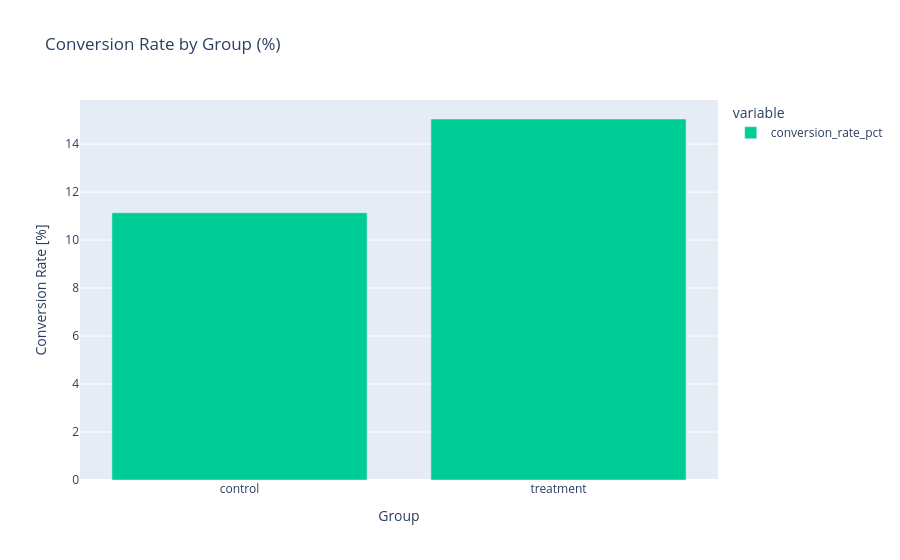

Notebook source saved alongside this figure:
### Code cell
# Conversion rates side by side
fig_rate = gb.build_conversion_rate_bar()
fig_rate.show()

### Figure 1 — Plotly figure (JSON) as saved in the notebook; plotly's stock layout.template omitted (floating-point values rounded to 4 significant figures)
{"data": [{"hovertemplate": "variable=conversion_rate_pct<br>group=%{x}<br>value=%{y}<extra></extra>", "legendgroup": "conversion_rate_pct", "marker": {"color": "#00CC96", "pattern": {"shape": ""}}, "name": "conversion_rate_pct", "orientation": "v", "showlegend": true, "textposition": "auto", "type": "bar", "x": ["control", "treatment"], "xaxis": "x", "y": [11.14, 15.05], "yaxis": "y"}], "layout": {"barmode": "relative", "legend": {"title": {"text": "variable"}, "tracegroupgap": 0}, "title": {"text": "Conversion Rate by Group (%)"}, "xaxis": {"anchor": "y", "domain": [0, 1], "title": {"text": "Group"}}, "yaxis": {"anchor": "x", "domain": [0, 1], "title": {"text": "Conversion Rate [%]"}}}}
